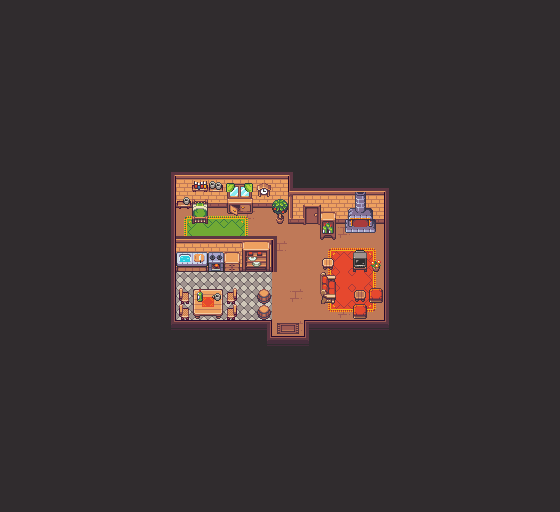

The image is a tile-based game level rendered from a .tmx file. Its description and source (layers, tilesets, objects; grid data summarised) follow:
An orthogonal 35x32 tile map with 16x16 px tiles, 8 tile layers (suelo, alfombra, techo y paredes, paredes2, ...) and 26 objects (salidawuan).

<map version="1.10" tiledversion="1.10.2" orientation="orthogonal" renderorder="right-down" width="35" height="32" tilewidth="16" tileheight="16" infinite="0" nextlayerid="10" nextobjectid="52">
 <tileset firstgid="1" source="atlas_16x.tsx" />
 <layer id="2" name="suelo" width="35" height="32">
  <data>[1120 cells, 1120 non-empty, 4 distinct tile ids]</data>
 </layer>
 <layer id="4" name="alfombra" width="35" height="32">
  <data>[1120 cells, 35 non-empty, 18 distinct tile ids]</data>
 </layer>
 <layer id="1" name="techo y paredes" width="35" height="32">
  <data>[1120 cells, 86 non-empty, 13 distinct tile ids]</data>
 </layer>
 <layer id="6" name="paredes2" width="35" height="32">
  <data>[1120 cells, 10 non-empty, 10 distinct tile ids]</data>
 </layer>
 <layer id="3" name="muebles" width="35" height="32">
  <data>[1120 cells, 25 non-empty, 24 distinct tile ids]</data>
 </layer>
 <layer id="5" name="muebles2" width="35" height="32">
  <data>[1120 cells, 20 non-empty, 18 distinct tile ids]</data>
 </layer>
 <layer id="7" name="techo2" width="35" height="32">
  <data>[1120 cells, 31 non-empty, 24 distinct tile ids]</data>
 </layer>
 <layer id="8" name="Capa de patrones 8" width="35" height="32">
  <data>[1120 cells, 2 non-empty, 2 distinct tile ids]</data>
 </layer>
 <objectgroup id="9" name="colisiones">
  <object id="1" x="161.5" y="161" width="139.5" height="41.8182" />
  <object id="2" x="289" y="181.5" width="108" height="37.4091" />
  <object id="3" x="320" y="271.5" width="16.25" height="28.5" />
  <object id="4" x="322.25" y="258.25" width="11.5" height="15.25" />
  <object id="5" x="353.25" y="250" width="13.25" height="21.75" />
  <object id="7" x="371.75" y="259.5" width="8.75" height="7.95455" />
  <object id="8" x="369.5" y="288" width="13.25" height="11.2273" />
  <object id="9" x="354.5" y="290" width="11.25" height="8.29545" />
  <object id="10" x="353.25" y="304" width="13.75" height="11.3636" />
  <object id="11" x="320.75" y="212.25" width="15" height="21.8636" />
  <object id="12" x="304.25" y="320" width="104" height="38.25" />
  <object id="13" x="383.75" y="202.75" width="33.25" height="137.75" />
  <object id="19" x="173.625" y="320" width="98.625" height="56.375" />
  <object id="20" name="salidawuan" x="265" y="335.75" width="50.5" height="24" />
  <object id="22" x="256.182" y="289.091" width="14.9091" height="32.0909" />
  <object id="25" x="179" y="287.875" width="58.25" height="37.625" />
  <object id="27" x="163.438" y="190.25" width="12.5" height="130.25" />
  <object id="28" x="174.966" y="199.148" width="18.9375" height="5.21023" />
  <object id="31" x="191.688" y="199.477" width="16.5" height="19.4318" />
  <object id="34" x="226.727" y="195.273" width="26.1818" height="14.1818" />
  <object id="36" x="271.818" y="199.818" width="16" height="13.4545" />
  <object id="37" x="275.636" y="211.818" width="8.90909" height="7.63633" />
  <object id="39" x="175.938" y="235.938" width="100.79" height="31.8807" />
  <object id="48" x="161" y="313.667" width="13.6667" height="62.6667" />
  <object id="49" x="300" y="158.333" width="103" height="26.6667" />
  <object id="50" x="345.625" y="222.375" width="30.25" height="5.46591" />
 </objectgroup>
</map>
